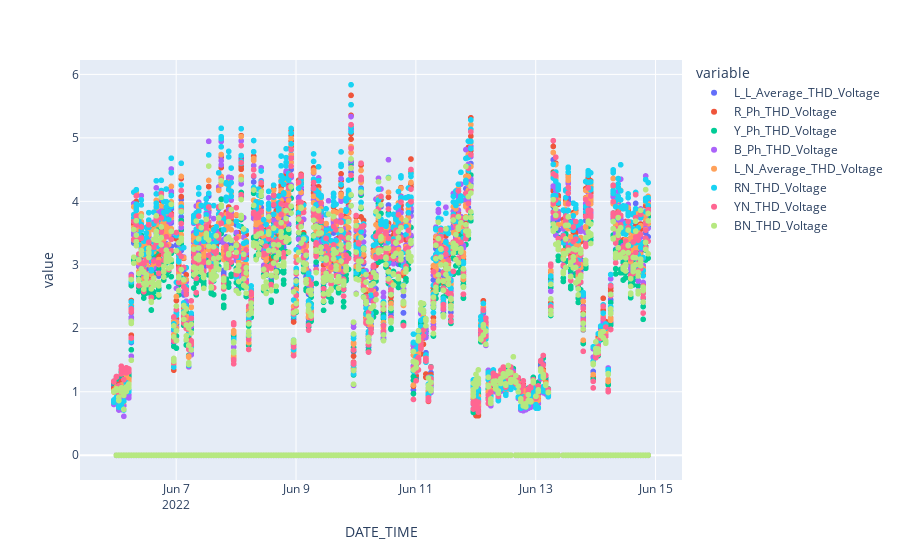

Write notebook code for a chart like this one.
### Code cell
pd.options.plotting.backend = "plotly"
voltage_thd=df.plot(kind='scatter',x=df['DATE_TIME'], y=voltage_thd_list)
voltage_thd.show()

### Figure 1 — Plotly figure (JSON) as saved in the notebook; plotly's stock layout.template omitted (floating-point values rounded to 4 significant figures; data arrays with more than 128 entries replaced by an {"elided": "..."} marker saying what was removed)
{"data": [{"hovertemplate": "variable=L_L_Average_THD_Voltage<br>DATE_TIME=%{x}<br>value=%{y}<extra></extra>", "legendgroup": "L_L_Average_THD_Voltage", "marker": {"color": "#636efa", "symbol": "circle"}, "mode": "markers", "name": "L_L_Average_THD_Voltage", "showlegend": true, "type": "scattergl", "x": {"elided": "1270 str values"}, "xaxis": "x", "y": {"elided": "1270 float values"}, "yaxis": "y"}, {"hovertemplate": "variable=R_Ph_THD_Voltage<br>DATE_TIME=%{x}<br>value=%{y}<extra></extra>", "legendgroup": "R_Ph_THD_Voltage", "marker": {"color": "#EF553B", "symbol": "circle"}, "mode": "markers", "name": "R_Ph_THD_Voltage", "showlegend": true, "type": "scattergl", "x": {"elided": "1270 str values"}, "xaxis": "x", "y": {"elided": "1270 float values"}, "yaxis": "y"}, {"hovertemplate": "variable=Y_Ph_THD_Voltage<br>DATE_TIME=%{x}<br>value=%{y}<extra></extra>", "legendgroup": "Y_Ph_THD_Voltage", "marker": {"color": "#00cc96", "symbol": "circle"}, "mode": "markers", "name": "Y_Ph_THD_Voltage", "showlegend": true, "type": "scattergl", "x": {"elided": "1270 str values"}, "xaxis": "x", "y": {"elided": "1270 float values"}, "yaxis": "y"}, {"hovertemplate": "variable=B_Ph_THD_Voltage<br>DATE_TIME=%{x}<br>value=%{y}<extra></extra>", "legendgroup": "B_Ph_THD_Voltage", "marker": {"color": "#ab63fa", "symbol": "circle"}, "mode": "markers", "name": "B_Ph_THD_Voltage", "showlegend": true, "type": "scattergl", "x": {"elided": "1270 str values"}, "xaxis": "x", "y": {"elided": "1270 float values"}, "yaxis": "y"}, {"hovertemplate": "variable=L_N_Average_THD_Voltage<br>DATE_TIME=%{x}<br>value=%{y}<extra></extra>", "legendgroup": "L_N_Average_THD_Voltage", "marker": {"color": "#FFA15A", "symbol": "circle"}, "mode": "markers", "name": "L_N_Average_THD_Voltage", "showlegend": true, "type": "scattergl", "x": {"elided": "1270 str values"}, "xaxis": "x", "y": {"elided": "1270 float values"}, "yaxis": "y"}, {"hovertemplate": "variable=RN_THD_Voltage<br>DATE_TIME=%{x}<br>value=%{y}<extra></extra>", "legendgroup": "RN_THD_Voltage", "marker": {"color": "#19d3f3", "symbol": "circle"}, "mode": "markers", "name": "RN_THD_Voltage", "showlegend": true, "type": "scattergl", "x": {"elided": "1270 str values"}, "xaxis": "x", "y": {"elided": "1270 float values"}, "yaxis": "y"}, {"hovertemplate": "variable=YN_THD_Voltage<br>DATE_TIME=%{x}<br>value=%{y}<extra></extra>", "legendgroup": "YN_THD_Voltage", "marker": {"color": "#FF6692", "symbol": "circle"}, "mode": "markers", "name": "YN_THD_Voltage", "showlegend": true, "type": "scattergl", "x": {"elided": "1270 str values"}, "xaxis": "x", "y": {"elided": "1270 float values"}, "yaxis": "y"}, {"hovertemplate": "variable=BN_THD_Voltage<br>DATE_TIME=%{x}<br>value=%{y}<extra></extra>", "legendgroup": "BN_THD_Voltage", "marker": {"color": "#B6E880", "symbol": "circle"}, "mode": "markers", "name": "BN_THD_Voltage", "showlegend": true, "type": "scattergl", "x": {"elided": "1270 str values"}, "xaxis": "x", "y": {"elided": "1270 float values"}, "yaxis": "y"}], "layout": {"legend": {"title": {"text": "variable"}, "tracegroupgap": 0}, "margin": {"t": 60}, "xaxis": {"anchor": "y", "domain": [0, 1], "title": {"text": "DATE_TIME"}}, "yaxis": {"anchor": "x", "domain": [0, 1], "title": {"text": "value"}}}}
